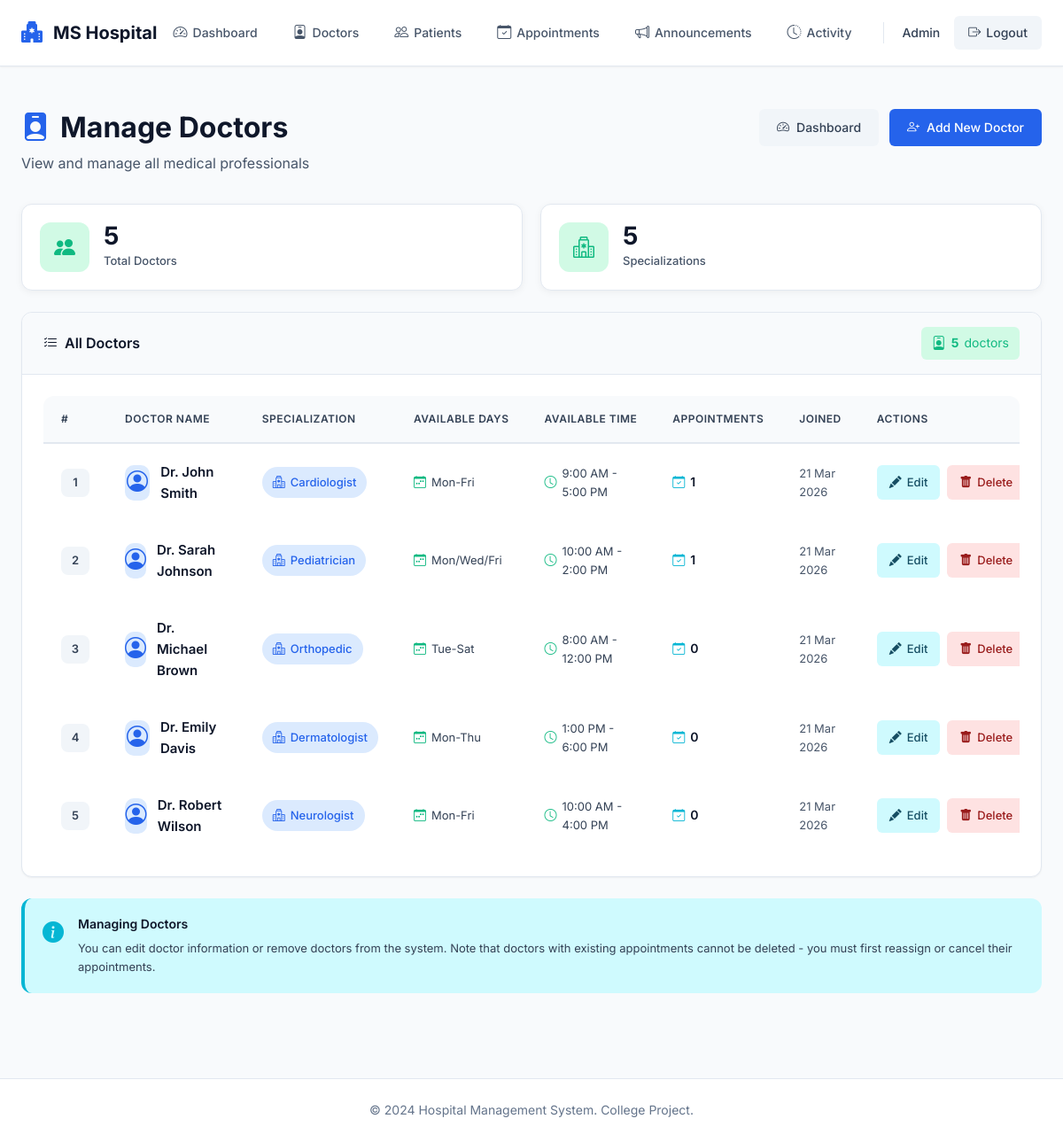
Before: /admin/doctors (signed in) with the older database file.
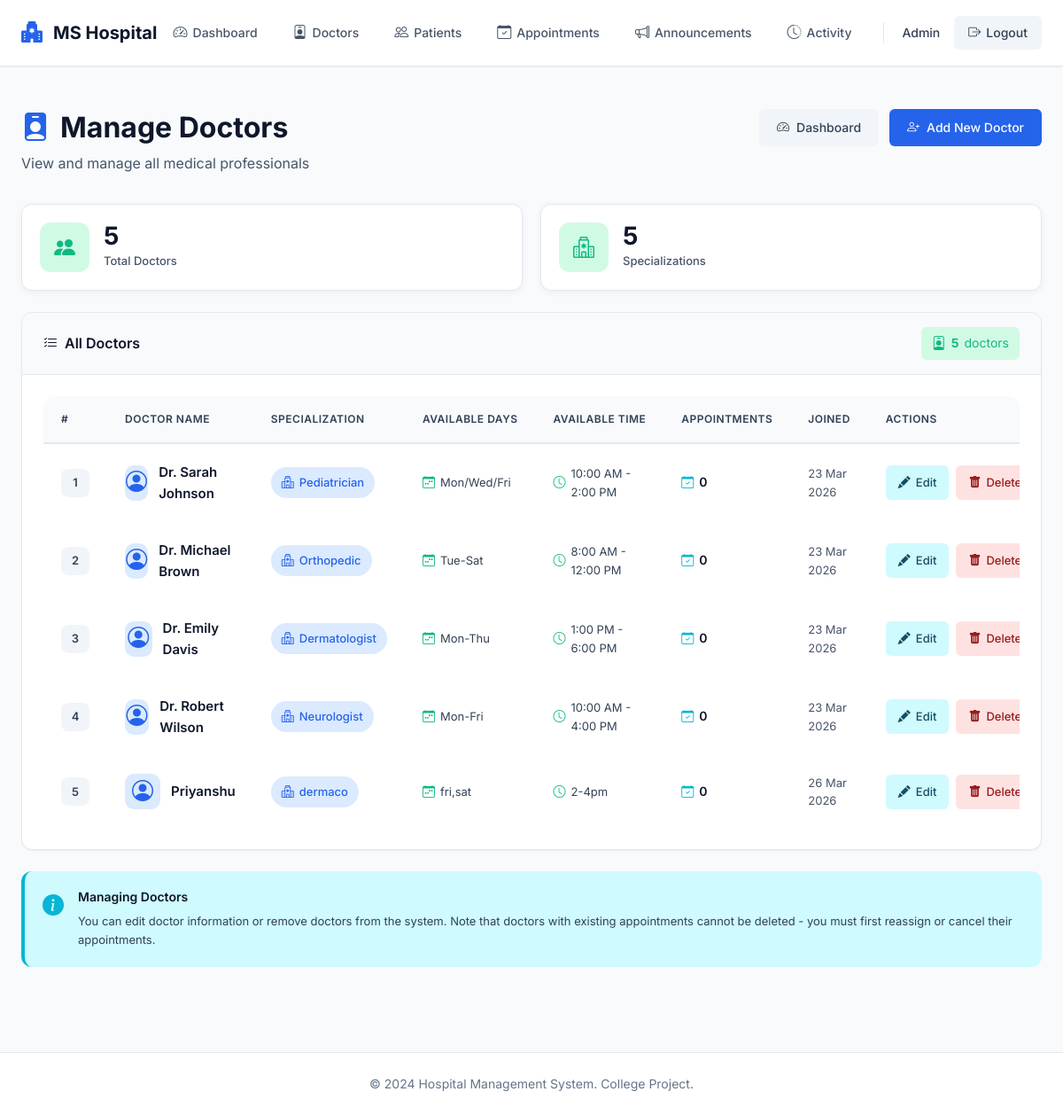
After: the same page with the newer database file.
### models.py (models this page shows, shortened)
class Doctor(db.Model):
    __tablename__ = 'doctors'
    id = db.Column(db.Integer, primary_key=True)
    name = db.Column(db.String(100), nullable=False)
    specialization = db.Column(db.String(100), nullable=False)
    available_days = db.Column(db.String(100), nullable=True)  # New field
    available_time = db.Column(db.String(100), nullable=True)  # New field
    created_at = db.Column(db.DateTime, default=datetime.utcnow)
    appointments = db.relationship('Appointment', backref='doctor', lazy=True, cascade='all, delete-orphan')

### admin.py (the view)
@admin_bp.route('/doctors')
@login_required
@admin_required
def doctors():
    all_doctors = Doctor.query.all()
    return render_template('admin/doctors.html', doctors=all_doctors)

### admin.py (called while the page is built)
def admin_required(f):
    @wraps(f)
    def decorated_function(*args, **kwargs):
        if not current_user.is_admin:
            flash('Access denied. Admin privileges required.', 'danger')
            return redirect(url_for('user.dashboard'))
        return f(*args, **kwargs)
    return decorated_function

### app.py (called while the page is built)
@login_manager.user_loader
def load_user(user_id):
    return User.query.get(int(user_id))

### models.py (called while the page is built)
    @property
    def is_admin(self):
        return self.role == 'admin'

### templates/admin/doctors.html (shortened to what the changed rows need)
{% extends "base.html" %}
{% block content %}
<div class="page-header">
    <div>
        <h1><i class="bi bi-person-badge-fill"></i> Manage Doctors</h1>
    </div>
</div>
<div class="card">
    <div class="card-body table-wrapper">
        {% if doctors %}
            <div class="table-responsive">
                <table class="doctors-table">
                    <thead>
                        <tr>
                            <th>#</th>
                            <th>Doctor Name</th>
                            <th>Specialization</th>
                            <th>Available Days</th>
                            <th>Available Time</th>
                            <th>Appointments</th>
                            <th>Joined</th>
                            <th>Actions</th>
                        </tr>
                    </thead>
                    <tbody>
                        {% for doctor in doctors %}
                        <tr class="doctor-row">
                            <td>
                                <span class="id-badge">{{ loop.index }}</span>
                            </td>
                            <td>
                                <div class="doctor-info">
                                    <div class="doctor-avatar">
                                        <i class="bi bi-person-circle"></i>
                                    </div>
                                    <div class="doctor-details">
                                        <span class="doctor-name">{{ doctor.name }}</span>
                                    </div>
                                </div>
                            </td>
                            <td>
                                <span class="specialization-badge">
                                    <i class="bi bi-hospital"></i>
                                    {{ doctor.specialization }}
                                </span>
                            </td>
                            <td>
                                {% if doctor.available_days %}
                                    <div class="availability-info">
                                        <i class="bi bi-calendar-week"></i>
                                        <span>{{ doctor.available_days }}</span>
                                    </div>
                                {% else %}
                                    <span class="text-muted">—</span>
                                {% endif %}
                            </td>
                            <td>
                                {% if doctor.available_time %}
                                    <div class="availability-info">
                                        <i class="bi bi-clock"></i>
                                        <span>{{ doctor.available_time }}</span>
                                    </div>
                                {% else %}
                                    <span class="text-muted">—</span>
                                {% endif %}
                            </td>
                            <td>
                                <div class="appointment-count">
                                    <i class="bi bi-calendar-check"></i>
                                    <strong>{{ doctor.appointments|length }}</strong>
                                </div>
                            </td>
                            <td>
                                <div class="date-info">
                                    {{ doctor.created_at.strftime('%d %b %Y') }}
                                </div>
                            </td>
                            <td>
                                <div class="action-buttons">
                                    <a href="{{ url_for('admin.edit_doctor', doctor_id=doctor.id) }}"
                                       class="btn-action btn-edit"
                                       title="Edit Doctor">
                                        <i class="bi bi-pencil-fill"></i>
                                        <span>Edit</span>
                                    </a>
                                    <a href="{{ url_for('admin.delete_doctor', doctor_id=doctor.id) }}"
                                       class="btn-action btn-delete"
                                       onclick="return confirm('Are you sure you want to delete Dr. {{ doctor.name }}? This action cannot be undone.')"
                                       title="Delete Doctor">
                                        <i class="bi bi-trash-fill"></i>
                                        <span>Delete</span>
                                    </a>
                                </div>
                            </td>
                        </tr>
                        {% endfor %}
                    </tbody>
                </table>
            </div>
        {% endif %}
    </div>
</div>
{% endblock %}

Changed rows visible on the page:
removed Doctor: name "Dr. John Smith", specialization "Cardiologist", available_days "Mon-Fri", available_time "9:00 AM - 5:00 PM", appointments|length "1", created_at "21 Mar 2026"
changed Doctor "Dr. Sarah Johnson": appointments|length "1" → "0"; created_at "21 Mar 2026" → "23 Mar 2026"
changed Doctor "Dr. Michael Brown": created_at "21 Mar 2026" → "23 Mar 2026"
changed Doctor "Dr. Emily Davis": created_at "21 Mar 2026" → "23 Mar 2026"
changed Doctor "Dr. Robert Wilson": created_at "21 Mar 2026" → "23 Mar 2026"
added Doctor: name "Priyanshu", specialization "dermaco", available_days "fri,sat", available_time "2-4pm", appointments|length "0", created_at "26 Mar 2026"
